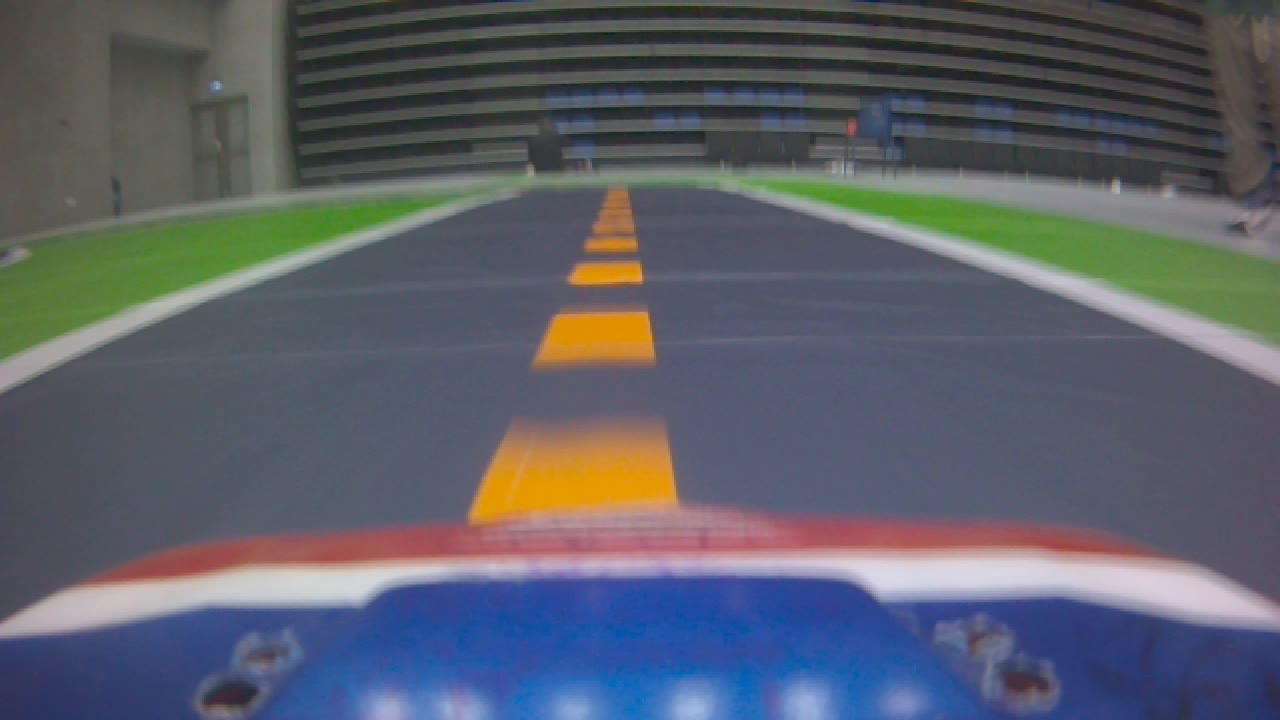
#> input picture BEV/Standard.png, 1280 x 720 px
$ python BEV_cv2.py
#> lines starting #> are read from the running program, lines starting #| are printed output that depends on the picture; pictures that were not available may be replaced by others from this repository, and a replacement may not be noted
import cv2
import numpy as np
import matplotlib.pyplot as plt
from PIL import Image

# Load the image
img = cv2.imread('Standard.png')
#> img is the input picture: shape (720, 1280, 3); mean B, G, R 105.7, 95.1, 91.9

# Create a copy of the image
img_copy = np.copy(img)

"""# Convert to RGB so as to display via matplotlib
# Using Matplotlib we can easily find the coordinates
# of the 4 points that is essential for finding the
# transformation matrix
img_copy = cv2.cvtColor(img_copy,cv2.COLOR_BGR2RGB)
plt.imshow(img_copy)
plt.show()"""

IMAGE_H = 720
IMAGE_W = 1280

src = np.float32([[0, IMAGE_H], [1280, IMAGE_H], [0, 200], [IMAGE_W, 200]])
dst = np.float32([[500, IMAGE_H], [700, IMAGE_H], [0, 0], [IMAGE_W, 0]])
M = cv2.getPerspectiveTransform(src, dst) # The transformation matrix
Minv = cv2.getPerspectiveTransform(dst, src) # Inverse transformation

img = np.array(Image.open('E:\KazeRacing\BEV\Advanced-Lane-Line-Detection\\test_images\Curved.png')) # Read the test img
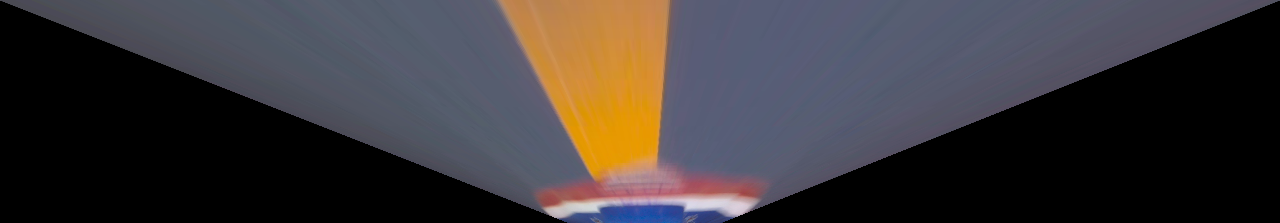
#> input picture BEV/BEV_cv2.png, 1280 x 223 px, given in place of Curved.png, which was not available
#> img is the input picture: shape (223, 1280, 3); mean R, G, B 59, 54.8, 57

warped_img = cv2.warpPerspective(img, M, (IMAGE_W, IMAGE_H)) # Image warping
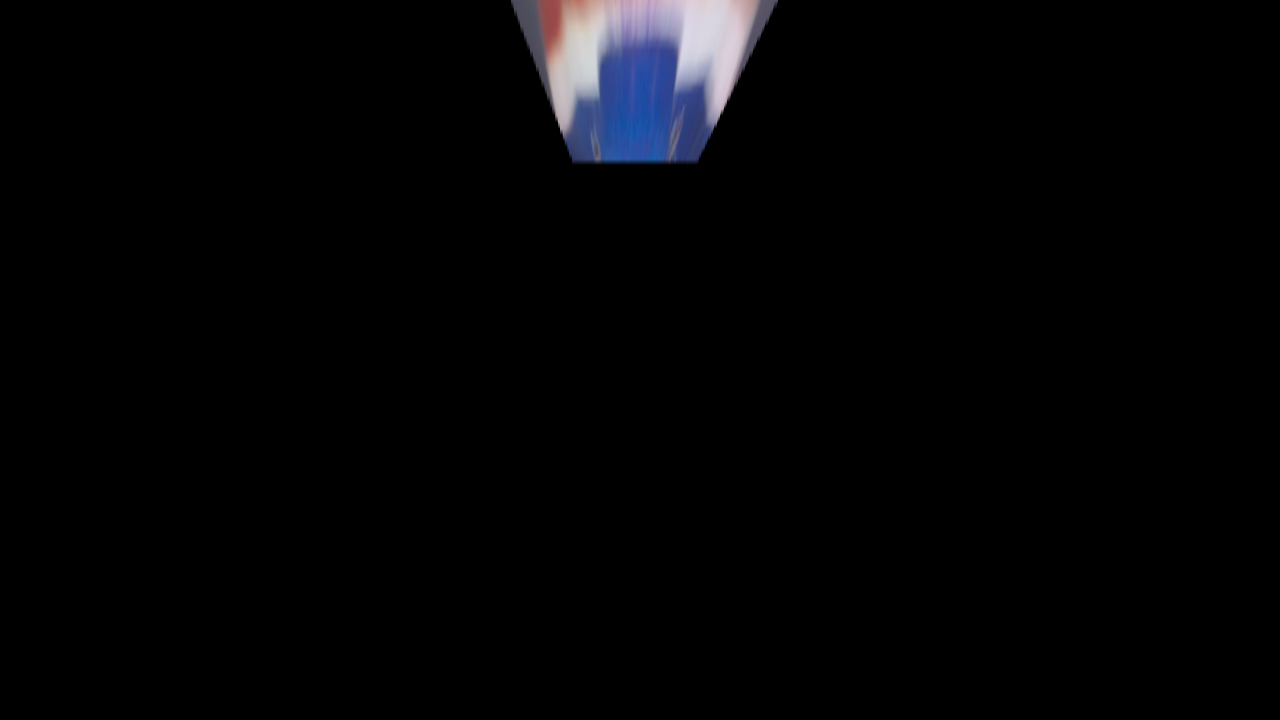
#> warped_img: shape (720, 1280, 3); mean R, G, B 4.2, 4.3, 5.6
plt.imshow(cv2.cvtColor(warped_img, cv2.COLOR_BGR2RGB)) # Show results
plt.show()
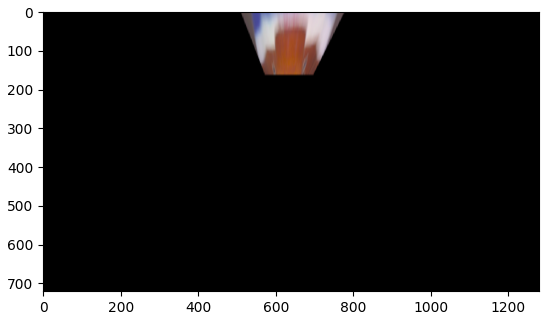
#> figure drawn by matplotlib, 1 panel; B, G, R data is drawn as R, G, B
cv2.imwrite('./BEV.png', cv2.cvtColor(warped_img, cv2.COLOR_RGB2BGR))
